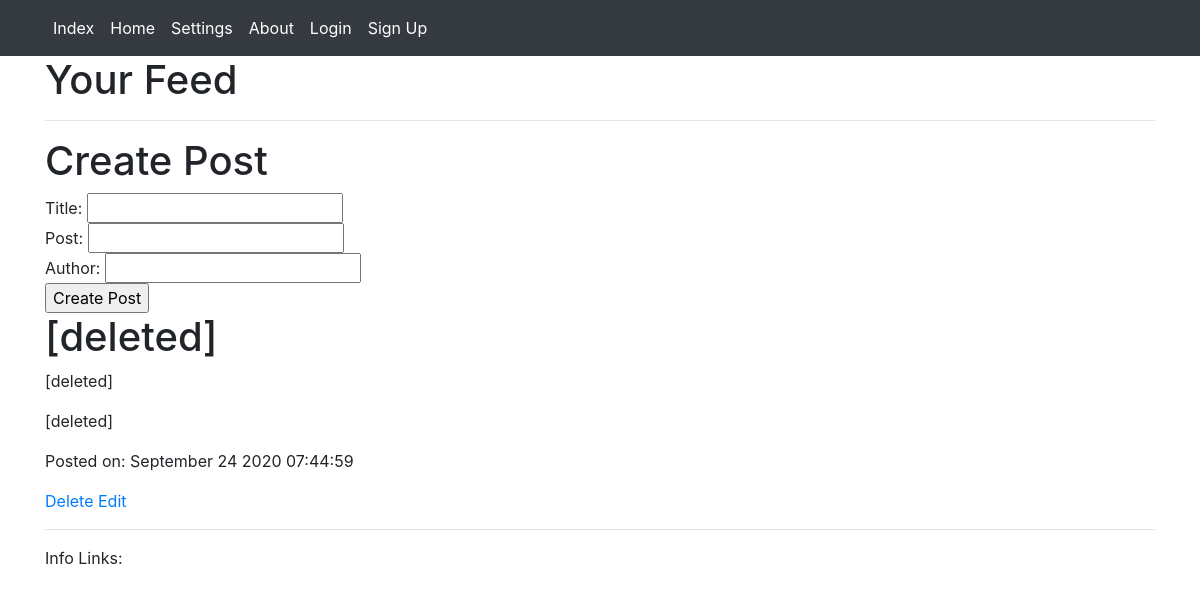
The page /home on the database its author committed.
### app.py (models this page shows, shortened)
class FeedPost(db.Model):
    id = db.Column(db.Integer, primary_key=True)
    title = db.Column(db.String(100), nullable=False)
    content = db.Column(db.Text, nullable=False)
    author = db.Column(db.String(20), nullable=False, default='Unknown')
    date = db.Column(db.DateTime, nullable=False, default=datetime.now)
    likes = db.Column(db.Integer, nullable=False, default=0)
    dislikes = db.Column(db.Integer, nullable=False, default=0)

### app.py (the view)
@app.route('/home', methods=['GET', 'POST'])
def home():
    if request.method == 'POST':
        post_title = request.form['title'] if request.form['title'] != '' else '[deleted]'
        post_content = request.form['content'] if request.form['content'] != '' else '[deleted]'
        post_author = request.form['author'] if request.form['author'] != '' else '[deleted]'
        new_post = FeedPost(title = post_title, content = post_content, author = post_author)
        db.session.add(new_post)
        db.session.commit()
        return redirect('/home')
    else:
        feed_posts = FeedPost.query.order_by(FeedPost.date.desc()).all()
        return render_template("home.html", feed=feed_posts)

### templates/home.html (shortened to what this page needs)
{% extends 'base.html' %}  {% block body %}
<h1>Your Feed</h1>
<hr />
<h1>Create Post</h1>
<form action="/home" method="POST">
  Title: <input type="text" name="title" id="title" />
  <br />
  Post: <input type="text" name="content" id="content" />
  <br />
  Author: <input type="text" name="author" id="author" />
  <br />
  <input type="submit" value="Create Post" />
</form>
{%if feed%} {% for post in feed%}
<div
  id="{{post.id}}"
  style="cursor: pointer;"
  onclick="window.location='{{url_for('display_post', id=post.id)}}';"
>
  <h1>{{post.title}}</h1>
  <p>{{post.content}}</p>
  {% if post.author %}
  <p>{{post.author}}</p>
  {%else %}
  <p>Unknown</p>
  {%endif%}
  <p class="publish-date">{{post.date}}</p>
  <a href="/home/delete/{{post.id}}">Delete</a>
  <a href="/home/edit/{{post.id}}">Edit</a>
  <hr />
</div>
{%endfor%} {%else%}
<h1>No Post in Feed</h1>
{%endif%} {% endblock %}

### rows shown on the page
FeedPost: title "[deleted]", content "[deleted]", author "[deleted]"
